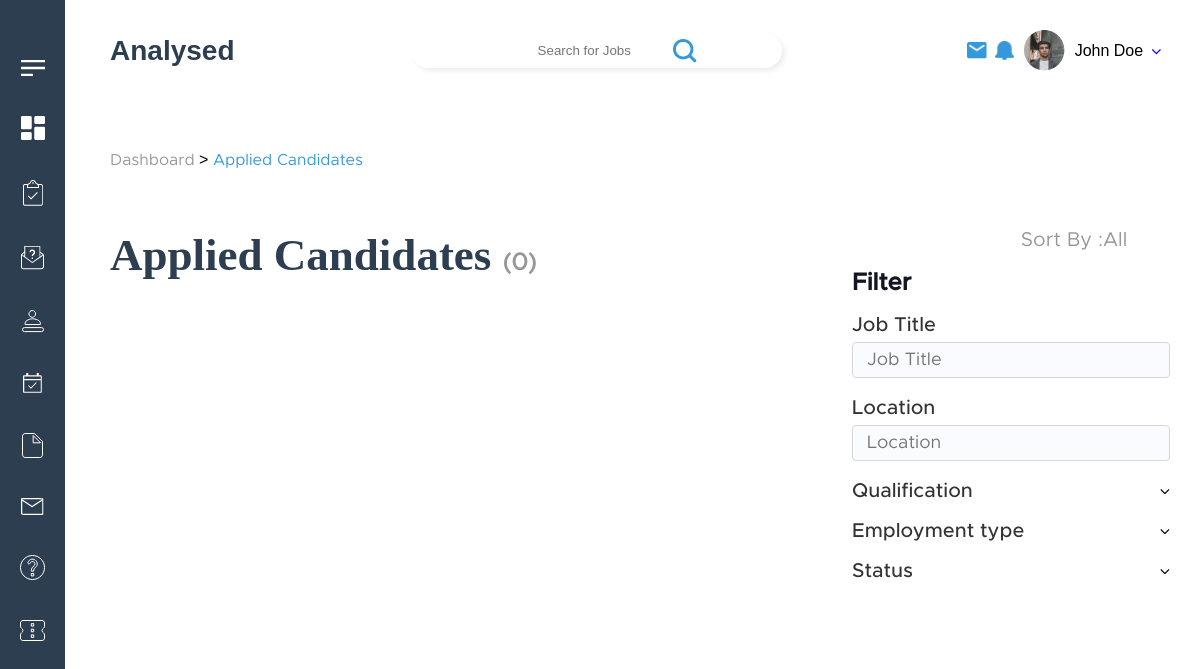
The app's page /Appliedcandidates.php, older data.
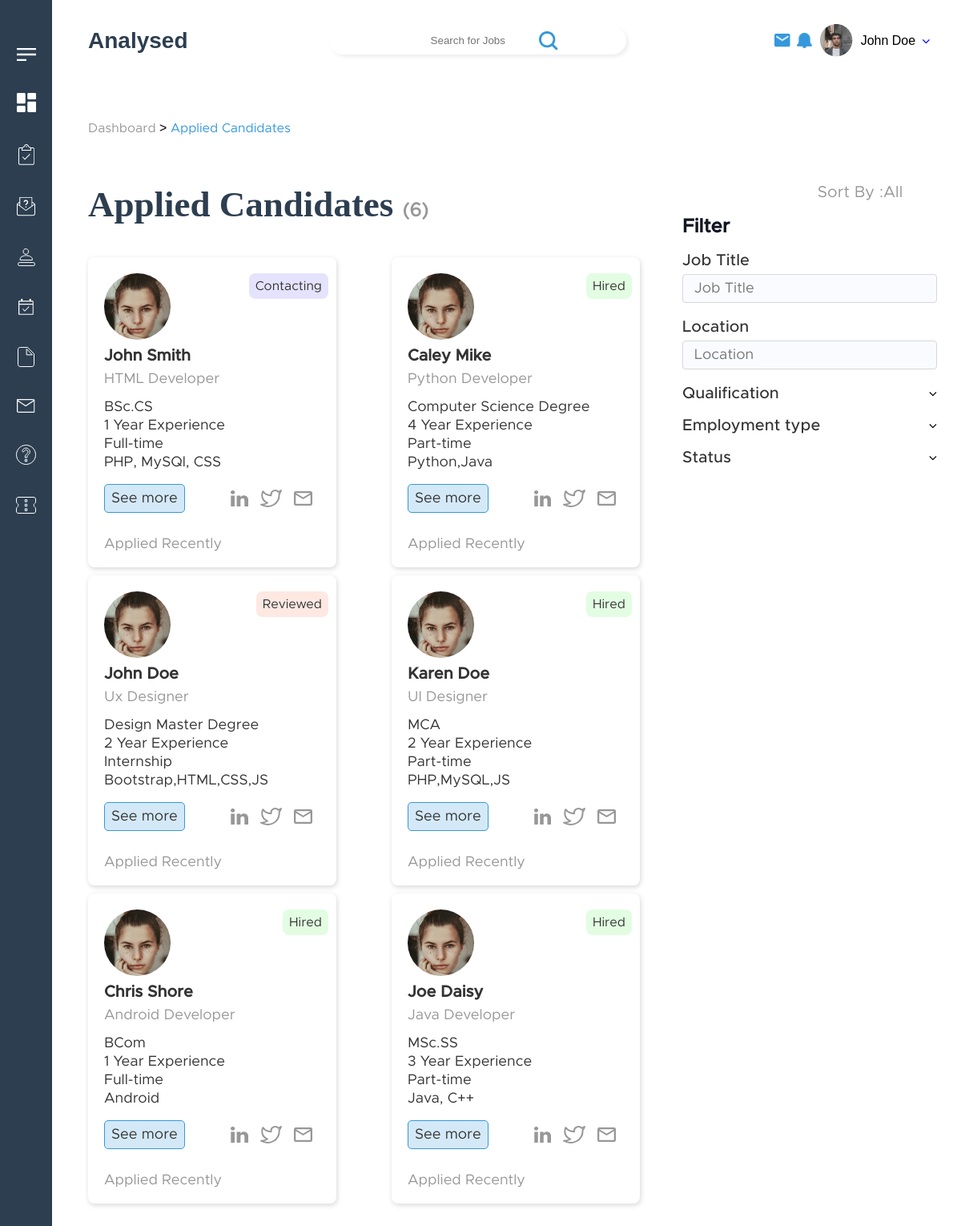
The same page, newer data.
### tables this page shows
CREATE TABLE `jobseeker` (
  `jobseeker_id` int(255) NOT NULL,
  `firstname` varchar(50) NOT NULL,
  `lastname` varchar(50) NOT NULL,
  `qualification` varchar(100) NOT NULL,
  `job_type` varchar(50) NOT NULL,
  `yearofpassing` year(4) NOT NULL,
  `skills` varchar(100) NOT NULL,
  `experience` int(10) NOT NULL,
  `js_email` varchar(100) NOT NULL,
  `countrycode` int(3) NOT NULL,
  `number` bigint(10) NOT NULL,
  `resume` varbinary(100) NOT NULL,
  `location` varchar(100) NOT NULL,
  `interest` varchar(100) NOT NULL,
  `project` varchar(100) NOT NULL,
  `position` varchar(100) NOT NULL,
  `organisation` varchar(100) NOT NULL,
  `availability` varchar(50) NOT NULL,
  `age` int(100) NOT NULL,
  `language` varchar(50) NOT NULL,
  `notes` varchar(255) NOT NULL,
  `image` longblob NOT NULL,
  `dob` date NOT NULL,
  `status` varchar(20) NOT NULL,
  `address` varchar(20) NOT NULL,
  `country` varchar(10) NOT NULL,
  `city` varchar(10) NOT NULL,
  `zip` varchar(10) NOT NULL,
  `state` varchar(10) NOT NULL,
  `current_title` varchar(10) NOT NULL,
  `company_name` varchar(50) NOT NULL,
  `candidate_type` varchar(10) NOT NULL,
  `emp_preference` varchar(10) NOT NULL,
  `source` varchar(10) NOT NULL,
  `recruiter` varchar(10) NOT NULL,
  `current_salary` int(11) NOT NULL,
  `salary_range1` int(11) NOT NULL,
  `salary_range2` int(11) NOT NULL,
  `talent` varchar(20) NOT NULL,
  `comment` varchar(50) NOT NULL,
  `availability_date` date NOT NULL,
  `job` varchar(20) NOT NULL,
  `accessibility` varchar(20) NOT NULL,
  `response_type` varchar(20) NOT NULL,
  `job_status` varchar(50) NOT NULL,
  `added_on` date NOT NULL
);

### Appliedcandidates.php (the view, shortened to what this page needs)
<?php include('connection1.php') ?>
    <link rel="stylesheet" href="./css/DashboardJobs.css">
    <link rel="stylesheet" href="./css/appliedCandidates.css">
    <link rel="stylesheet" href="./css/shortlistedJobs.css">
  <body>
    <?php include('header.php') ?>
    <div class="container">
      <div class="small_container">
        <div class="bread-crumbs_Mytools-recruiter">
            <a href="/" class="unactive-breadcrumb-link">Dashboard</a> > <a href="" class="active-breadcrumb-link">Applied Candidates</a>
        </div>
        <div class="row-flex-jobs-j alignitemsstart-shortlisted Dashboard-main-container-jobs">
            <div class="left-side-container-DashboardJ">
                    <?php
                    $total_rows = mysqli_query($conn,"SELECT * FROM jobseeker");
                    $num = mysqli_num_rows($total_rows);
                    ?>
                <h2 class="jobsCreateaDashboard-jobs">Applied Candidates <span> (<?php echo htmlentities($num); ?>)</span></h2>
                <div class="cards-section-container row-flex-jobs-j" id="result">
                    <?php
                        $sql=mysqli_query($conn,"select * from jobseeker");
                        $check=mysqli_num_rows($sql)>0;
                        if($check){
                            while($row=mysqli_fetch_assoc($sql)){
                         ?>
                        <div class="single-container-cards-DasboardJobs candidatesjobs-applied">
                            <a href="">
                                <?php
                                $status=$row["job_status"];
                                if($status=="Reviewed") { ?>
                                    <p class="candidate-status-jobs Reviewed">Reviewed</p>
                                <?php   }
                                if($status=="Contacting"){ ?>
                                    <p class="candidate-status-jobs Contacting">Contacting</p>
                                <?php }
                                if($status=="Hired"){ ?>
                                    <p class="candidate-status-jobs Hired">Hired</p>
                                <?php } ?>
                                <img src="./img/Ellipse 148-1.png" alt="">
                                <h3 class="job-headingnname"><?php echo $row["firstname"]; ?></h3>
                                <p class="skill-job-candiate"><?php echo $row["position"]; ?></p>
                                <ul class="candidate-desc">
                                    <li><?php echo $row["qualification"]; ?></li>
                                    <li><?php echo $row["experience"]; ?> Year Experience</li>
                                    <li><?php echo $row["job_type"]; ?></li>
                                    <li><?php echo $row["skills"]; ?></li>
                                </ul>
                                <div class="row-flex-jobs-j seemorebutton-social">
                                    <a href="index.php" class="seemoreButton">See more</a>
                                    <div class="row-flex-jobs-j social-media-icons">
                                      <a href="https://www.linkedin.com/shareArticle?mini=true&url=<URL>&t=<TITLE>" onclick="javascript:window.open(this.href, '', 'menubar=no,toolbar=no,resizable=yes,scrollbars=yes,height=300,width=600');return false;" target="_blank" title="Share on Linkedin"><img src="./img/Icon zocial-linkedin.svg" alt=""></a>
                                      <a href="https://twitter.com/share?url=<URL>&text=<TITLE>" onclick="javascript:window.open(this.href, '', 'menubar=no,toolbar=no,resizable=yes,scrollbars=yes,height=300,width=600');return false;" target="_blank" title="Share on Twitter"><img src="./img/Icon feather-twitter.svg" alt=""></a>
                                      <a href="mailto:?subject=[SUBJECT]&body=<URL>" onClick="javascript:window.open(this.href, '', 'menubar=no,toolbar=no,resizable=yes,scrollbars=yes,height=300,width=600');return false;" target="_blank" title="Share on Mail" ><img src="./img/Icon material-mail-outline.svg" alt=""></a>
                                    </div>
                                </div>
                                <p class="date-created-jobsDashboard">Applied Recently</p>
                            </a>
                    </div>
                    <?php
                            }
                        }
                        ?>
                </div>
            </div>
            <div class="right-side-container-DashboardJ">
                <div class="row-flex-jobj justifycontent-flex-end">
                        <p class="sortbyText">Sort By :</p>
                        <select name="multi_search" id="multi_search" class="sortbySelect">
                            <option>All</option>
                        </select>
                    </div>
                <h2 class="filter-heading">Filter</h2>
                <form class="form">
                <div class="category-main-first">
                        <label for="jobtitle" class="label-applied-candidates">Job Title</label>
                        <input type="text" id="jobtitle" placeholder="Job Title" class="input-applied-candidates" oninput="myFunction()">
                </div>
                <div class="category-main-first">
                        <label for="Location" class="label-applied-candidates">Location</label>
                        <input type="text" id="location" placeholder="Location" class="input-applied-candidates" oninput="myFunction()">
                </div>
                <div class="category-main-first">
                    <p class="row-flex-jobs-j">
                        <span class="heading-filter-dj" id="filterHeading3">Qualification</span>
                        <i class="fa fa-angle-down" aria-hidden="true"></i>
                    </p>
                </div>
                <div class="category-main-first">
                    <p class="row-flex-jobs-j">
                        <span class="heading-filter-dj" id="filterHeading4">Employment type</span>
                        <i class="fa fa-angle-down" aria-hidden="true"></i>
                    </p>
                </div>
                <div class="category-main-first">
                    <p class="row-flex-jobs-j">
                        <span class="heading-filter-dj"  id="filterHeading5">Status</span>
                        <i class="fa fa-angle-down" aria-hidden="true"></i>
                    </p>
                </div>
            </form>
        </div>
    </div>

### header.php (shortened to what this page needs)
<link rel="stylesheet" href="./css/index.css">
<link rel="stylesheet" href="https://stackpath.bootstrapcdn.com/font-awesome/4.7.0/css/font-awesome.min.css">
<nav class="sidebar_main">
      <ul class="sidebar_main-list">
        <li class="sidebar_main-listItems">
          <a href="#" class="sidebar_main-listlinks">
            <img src="./img/Menu.png" class="menuForSidebar"/>
          </a>
        </li>
        <li class="sidebar_main-listItems">
          <a href="#" class="sidebar_main-listlinks">
            <img src="./img/nav-ele-1.png" />
          </a>
        </li>
        <li class="sidebar_main-listItems">
          <a href="#" class="sidebar_main-listlinks">
            <img src="./img/nav-ele-2.png" />
          </a>
        </li>
        <li class="sidebar_main-listItems">
          <a href="#" class="sidebar_main-listlinks">
            <img src="./img/nav-ele-3.png" />
          </a>
        </li>
        <li class="sidebar_main-listItems">
          <a href="#" class="sidebar_main-listlinks">
            <img src="./img/nav-ele-4.png" />
          </a>
        </li>
        <li class="sidebar_main-listItems">
          <a href="#" class="sidebar_main-listlinks">
            <img src="./img/nav-ele-5.png" />
          </a>
        </li>
        <li class="sidebar_main-listItems">
          <a href="#" class="sidebar_main-listlinks">
            <img src="./img/nav-ele-6.png" />
          </a>
        </li>
        <li class="sidebar_main-listItems">
          <a href="#" class="sidebar_main-listlinks">
            <img src="./img/nav-ele-7.png" />
          </a>
        </li>
        <li class="sidebar_main-listItems">
          <a href="#" class="sidebar_main-listlinks">
            <img src="./img/nav-ele-8.png" />
          </a>
        </li>
        <li class="sidebar_main-listItems">
          <a href="#" class="sidebar_main-listlinks">
            <img src="./img/nav-ele-9.png" />
          </a>
        </li>
      </ul>
</nav>
<div class="container">
      <nav class="nav_main">
        <h2 class="logo_heading">Analysed</h2>
        <div class="input-field">
          <input
            type="text"
            name="searchForJobs"
            id="inputSearch"
            class="searchForJobs"
            placeholder="Search for Jobs"
          />
          <button class="searchButton">
            <img src="./img/search-icon-blue.png" />
          </button>
        </div>
        <div class="profileInNav">
          <img
            src="./img/mail-icon-blue.png"
            alt=""
            class="notificationProfileInNav"
          />
          <img
            src="./img/notif-icon-blue.png"
            alt=""
            class="notificationProfileInNavNoti"
          />
          <section class="profileInfoInNav">
            <img src="./img/Profile-pic.png" alt="" class="profilePicInNav" />
            <span class="nameInNav">John Doe</span>
            <a href="#" class="dropDownMenu_nav">
              <i class="fa fa-angle-down" aria-hidden="true"></i>
            </a>
          </section>
        </div>
      </nav>
</div>

### css/DashboardJobs.css (style rules this page uses)
.left-side-container-DashboardJ { flex-basis: 75%; }
.right-side-container-DashboardJ { flex-basis: 20%; }
.Dashboard-main-container-jobs { margin-top: 60px; }
.jobsCreateaDashboard-jobs { font-size: 45px; font-family: CeraM; color: #2d3e50; margin-bottom: 30px; }
.jobsCreateaDashboard-jobs span { color: #979797; font-family: Metro; font-size: 24px; }
.single-container-cards-DasboardJobs { flex-basis: 30%; margin-top: 10px; background: #ffffff 0% 0% no-repeat padding-box; box-shadow: 1px 2px 6px #00000029; border-radius: 8px; padding: 20px; }
.single-container-cards-DasboardJobs a { text-decoration: none; }
.job-headingnname { font-family: MetroM; font-size: 20px; color: #333333; margin: 10px 0px; }
.date-created-jobsDashboard { font-size: 18px; color: #979797; font-family: Metro; }
.justifycontent-flex-end { justify-content: flex-end; }
.sortbyText { color: #979797; font-size: 20px; font-family: Metro; }
.sortbySelect { background: transparent; font-size: 20px; color: #979797; outline: none; font-family: Metro; border:none; -webkit-appearance: none; -moz-appearance: none; appearance: none; -ms-appearance: none; }
.filter-heading { font-size: 24px; color: #131523; font-family: MetroM; margin: 20px 0px; }
.heading-filter-dj { margin: 10px 0px; display: block; color: #333333; font-size: 20px; font-family: MetroM; cursor: pointer; }
@media screen and (max-width:1350px) { .single-container-cards-DasboardJobs { flex-basis: 45%; } }
@media screen and (max-width:1250px) { .left-side-container-DashboardJ { flex-basis: 65%; } }
@media screen and (max-width:1250px) { .right-side-container-DashboardJ { flex-basis: 30%; } }

### css/appliedCandidates.css (style rules this page uses)
.candidatesjobs-applied { position: relative; }
.candidate-status-jobs { position: absolute; padding: 8px; right: 10px; top: 20px; border-radius: 8px; color: #333333; font-family: Metro; }
.candidate-status-jobs.reviewed { background: #FDE8E2; }
.candidate-status-jobs.Contacting { background: #E5E2FD; }
.candidate-status-jobs.Hired { background: #E2FDE2; }
.skill-job-candiate { color: #979797; font-size: 18px; margin: 6px 0px 17px 0px; font-family: Metro; }
.candidate-desc { list-style:none; color:#333333; font-size: 18px; margin-bottom: 18px; font-family: Metro; }
.candidate-desc li { margin: 5px 0px; }
.seemorebutton-social { justify-content: flex-start!important; position: relative; margin-bottom: 30px; }
.seemorebutton-social .seemoreButton { padding: 8px; color: #333333; font-size: 18px; font-family: Metro; background: #3598DB36; border: 1px solid #3598DB; border-radius: 5px; }
.seemorebutton-social .social-media-icons { position: absolute; right: 10px; }
.social-media-icons a { margin: 0px 0px 0px 15px; }
.label-applied-candidates { display: block; margin: 10px 0px 7px 0px; font-size: 20px; color: #333333; font-family: MetroM; }
.input-applied-candidates { margin-bottom: 10px; outline: none; font-size: 18px; font-family: Metro; border: 1px solid #D7D7D7; background: #FAFBFF; padding: 8px 14px; color: #979797; width: 100%; border-radius: 4px; }

### css/shortlistedJobs.css (style rules this page uses)
.alignitemsstart-shortlisted { align-items: flex-start!important; }

Row changes from the older to the newer data that the page shows:
added jobseeker: job_status "Contacting", firstname "John Smith", position "HTML Developer", qualification "BSc.CS", experience "1", job_type "Full-time", skills "PHP, MySQl, CSS"
added jobseeker: job_status "Hired", firstname "Caley Mike", position "Python Developer", qualification "Computer Science Degree", experience "4", job_type "Part-time", skills "Python,Java"
added jobseeker: job_status "Reviewed", firstname "John Doe", position "Ux Designer", qualification "Design Master Degree", experience "2", job_type "Internship", skills "Bootstrap,HTML,CSS,JS"
added jobseeker: job_status "Hired", firstname "Karen Doe", position "UI Designer", qualification "MCA", experience "2", job_type "Part-time", skills "PHP,MySQL,JS"
added jobseeker: job_status "Hired", firstname "Chris Shore", position "Android Developer", qualification "BCom", experience "1", job_type "Full-time", skills "Android"
added jobseeker: job_status "Hired", firstname "Joe Daisy", position "Java Developer", qualification "MSc.SS", experience "3", job_type "Part-time", skills "Java, C++"
Text that changed along with them:
$num: "0" → "6"
